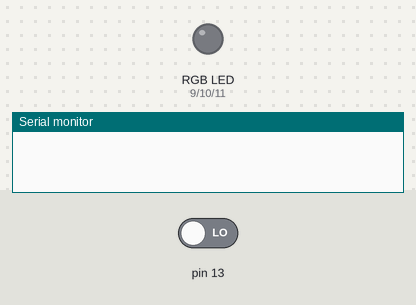
Simulated run of this sketch. Board: Arduino Uno, built with avr-gcc and run on an emulated ATmega328P. On the bench: an RGB LED mixed from three pins (HIGH = lit), the last lines printed to the serial monitor. Inputs (shaded band) come from the test bench; at power-on: pin 13 LOW. Dim RGB values are drawn brighter than linear.

Above: at 1.8 s.
1.9 s: pin 13 driven HIGH
At 4.8 s:
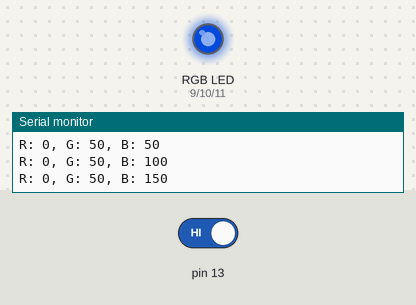
4.9 s: pin 13 driven LOW
At 5.7 s:
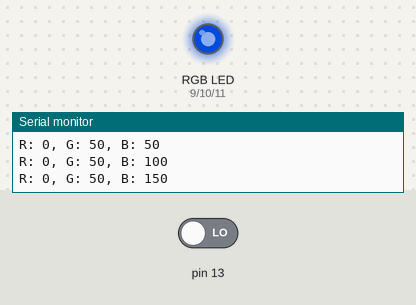
6.4 s: pin 13 driven HIGH
At 6.9 s:
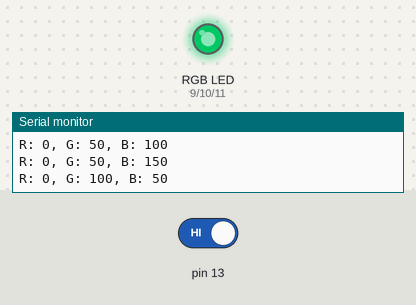
Timing chart, 0 to 26.5 s (numbered marks = the images above; inputs shaded):
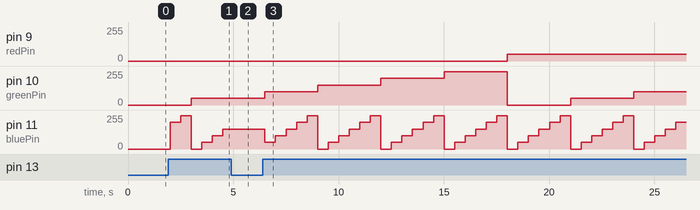

The sketch:

rgb_colors.ino
```cpp
/*
Adafruit Arduino - Lesson 3. RGB LED
*/

int redPin = 9;
int greenPin = 10;
int bluePin = 11;

//uncomment this line if using a Common Anode LED
#define COMMON_ANODE

void setup()
{
  Serial.begin(9600);
  pinMode(redPin, OUTPUT);
  pinMode(greenPin, OUTPUT);
  pinMode(bluePin, OUTPUT);
}

int delay_time = 500;
void loop()
{
  /*
  Serial.print("red\n");
  setColor(255, 0, 0);  // red
  delay(delay_time);

  Serial.print("green\n");
  setColor(0, 255, 0);  // green
  delay(delay_time);

  Serial.print("blue\n");
  setColor(0, 0, 255);  // blue
  delay(delay_time);

  Serial.print("yellow\n");
  setColor(255, 255, 0);  // yellow
  delay(delay_time);

  Serial.print("purple\n");
  setColor(80, 0, 80);  // purple
  delay(delay_time);

  Serial.print("aqua\n");
  setColor(0, 255, 255);  // aqua
  delay(delay_time);

  Serial.print("acutal yellow\n");
  analogWrite(redPin, 80);
  analogWrite(greenPin, 0);
  analogWrite(bluePin, 80);
  delay(delay_time);
  */

  for (int r = 0; r < 255; r += 50) {
    for (int g = 0; g < 255; g += 50) {
      for (int b = 0; b < 255; b += 50) {
        if (digitalRead(13) == HIGH) {
          String toprint = String("R: ") + r + ", G: " + g + ", B: "+ b;
          Serial.println(toprint);
          analogWrite(redPin, r);
          analogWrite(greenPin, g);
          analogWrite(bluePin, b);
          delay(delay_time);
        } else {
          delay(delay_time);
        }
      }
    }
  }
}

/*
 * YELLOW R: 50, G: 0, B: 150
 * yellow too R: 100, G: 0, B: 100
 *
 * yellow-green R: 150, G: 50, B: 150
 *
 * PURPLE R: 150, G: 200, B: 100
 * also purple? R: 50, G: 0, B: 0
 * also purple? R: 100, G: 50, B: 0
 * purp??? R: 50, G: 50, B: 0
 * light purple R: 200, G: 100, B: 100
 * purple R: 50, G: 100, B: 0

 *
 * WHITE  R: 100, G: 0, B: 50
 * also white R: 200, G: 50, B: 100
 *
 * Close to green R: 150, G: 0, B: 150
 * some other green R: 250, G: 100, B: 200
 *
 * blueish R: 250, G: 0, B: 100
 * light blue R: 250, G: 0, B: 150
 * 3 blues: R: 250, G: 0, B: 0
 *          R: 250, G: 0, B: 50
 *          R: 250, G: 0, B: 100


 */

void setColor(int red, int green, int blue)
{
  #ifdef COMMON_ANODE
    red = 255 - red;
    green = 255 - green;
    blue = 255 - blue;
  #endif
  analogWrite(redPin, red);
  analogWrite(greenPin, green);
  analogWrite(bluePin, blue);
}
```

Measured:
- after the input at 1.9 s, pin 10 (greenPin): 0/255 → 50/255 after 1.1 s; pin 11 (bluePin): 0/255 → 200/255 after 0.10 s, → 250/255 0.50 s later, → 0/255 0.50 s later, → 50/255 0.50 s later, … (6 changes in this stretch)
- after the input at 4.9 s, pin 10 (greenPin): stays 50/255 (without the input it goes to 100/255 after 1.1 s); pin 11 (bluePin): stays 150/255 (without the input it goes to 200/255 after 0.10 s)
- after the input at 6.4 s, pin 9 (redPin): 0/255 → 50/255 after 11.6 s; pin 10 (greenPin): 50/255 → 100/255 after 0.10 s, → 150/255 2.5 s later, → 200/255 3.0 s later, → 250/255 3.0 s later, … (7 changes in this stretch)
